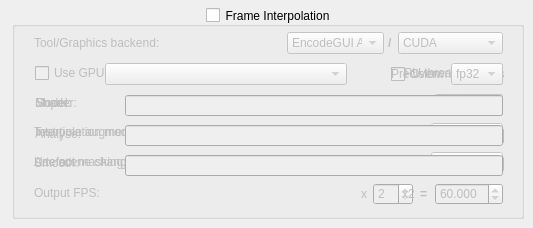
        <widget class="QWidget" name="InterpolationTab">
         <attribute name="title">
          <string>Interpolation</string>
         </attribute>
         <widget class="QGroupBox" name="InterpolationCB">
          <property name="geometry">
           <rect>
            <x>12</x>
            <y>7</y>
            <width>512</width>
            <height>212</height>
           </rect>
          </property>
          <property name="toolTip">
           <string>Enables/disables frame interpolation.</string>
          </property>
          <property name="title">
           <string>Frame Interpolation</string>
          </property>
          <property name="alignment">
           <set>Qt::AlignCenter</set>
          </property>
          <property name="checkable">
           <bool>true</bool>
          </property>
          <property name="checked">
           <bool>false</bool>
          </property>
          <widget class="QComboBox" name="ToolInterpDD">
           <property name="geometry">
            <rect>
             <x>275</x>
             <y>25</y>
             <width>97</width>
             <height>22</height>
            </rect>
           </property>
           <property name="toolTip">
            <string>&lt;html&gt;&lt;head/&gt;&lt;body&gt;&lt;p&gt;The tool to use for interpolation. &lt;/p&gt;&lt;p&gt;Recommended: EncodeGUI AI&lt;/p&gt;&lt;/body&gt;&lt;/html&gt;</string>
           </property>
           <property name="currentText">
            <string>EncodeGUI AI</string>
           </property>
           <property name="currentIndex">
            <number>0</number>
           </property>
           <item>
            <property name="text">
             <string>EncodeGUI AI</string>
            </property>
           </item>
           <item>
            <property name="text">
             <string>RIFE</string>
            </property>
           </item>
           <item>
            <property name="text">
             <string>SVPFlow</string>
            </property>
           </item>
          </widget>
          <widget class="QLabel" name="ToolInterpLabel">
           <property name="geometry">
            <rect>
             <x>22</x>
             <y>28</y>
             <width>130</width>
             <height>16</height>
            </rect>
           </property>
           <property name="text">
            <string>Tool/Graphics backend:</string>
           </property>
          </widget>
          <widget class="QCheckBox" name="UseGPUCB">
           <property name="geometry">
            <rect>
             <x>23</x>
             <y>56</y>
             <width>75</width>
             <height>20</height>
            </rect>
           </property>
           <property name="toolTip">
            <string>Enables/disables using GPU.</string>
           </property>
           <property name="text">
            <string>Use GPU:</string>
           </property>
          </widget>
          <widget class="QComboBox" name="GPUInterpDD">
           <property name="enabled">
            <bool>false</bool>
           </property>
           <property name="geometry">
            <rect>
             <x>93</x>
             <y>56</y>
             <width>242</width>
             <height>22</height>
            </rect>
           </property>
           <property name="toolTip">
            <string>Selects the GPU for frame rendering.</string>
           </property>
          </widget>
          <widget class="QLabel" name="GPUThreadInterpLabel">
           <property name="enabled">
            <bool>false</bool>
           </property>
           <property name="geometry">
            <rect>
             <x>383</x>
             <y>56</y>
             <width>71</width>
             <height>20</height>
            </rect>
           </property>
           <property name="text">
            <string>GPU threads:</string>
           </property>
          </widget>
          <widget class="QComboBox" name="GPUThreadDD">
           <property name="enabled">
            <bool>false</bool>
           </property>
           <property name="geometry">
            <rect>
             <x>454</x>
             <y>56</y>
             <width>37</width>
             <height>22</height>
            </rect>
           </property>
           <property name="toolTip">
            <string>Sets the number of GPU threads for NCNN interpolation.</string>
           </property>
           <property name="currentIndex">
            <number>1</number>
           </property>
           <item>
            <property name="text">
             <string>1</string>
            </property>
           </item>
           <item>
            <property name="text">
             <string>2</string>
            </property>
           </item>
           <item>
            <property name="text">
             <string>3</string>
            </property>
           </item>
           <item>
            <property name="text">
             <string>4</string>
            </property>
           </item>
          </widget>
          <widget class="QLabel" name="ModelInterpLabel">
           <property name="geometry">
            <rect>
             <x>23</x>
             <y>88</y>
             <width>52</width>
             <height>16</height>
            </rect>
           </property>
           <property name="text">
            <string>Model:</string>
           </property>
          </widget>
          <widget class="QComboBox" name="ModelInterpDD">
           <property name="geometry">
            <rect>
             <x>422</x>
             <y>87</y>
             <width>69</width>
             <height>22</height>
            </rect>
           </property>
           <property name="toolTip">
            <string>Sets the model for EncodeGUI AI</string>
           </property>
           <item>
            <property name="text">
             <string>Fastest</string>
            </property>
           </item>
           <item>
            <property name="text">
             <string>Fast</string>
            </property>
           </item>
           <item>
            <property name="text">
             <string>Slow</string>
            </property>
           </item>
          </widget>
          <widget class="QCheckBox" name="SceneChangeCB">
           <property name="geometry">
            <rect>
             <x>478</x>
             <y>147</y>
             <width>25</width>
             <height>20</height>
            </rect>
           </property>
           <property name="toolTip">
            <string>Enables scene change detection to reduce interpolation artefacts.</string>
           </property>
           <property name="text">
            <string/>
           </property>
           <property name="checked">
            <bool>true</bool>
           </property>
          </widget>
          <widget class="QDoubleSpinBox" name="OutputFPSNUD">
           <property name="geometry">
            <rect>
             <x>423</x>
             <y>176</y>
             <width>68</width>
             <height>22</height>
            </rect>
           </property>
           <property name="toolTip">
            <string>The output FPS.</string>
           </property>
           <property name="decimals">
            <number>3</number>
           </property>
           <property name="minimum">
            <double>10.000000000000000</double>
           </property>
           <property name="maximum">
            <double>780.000000000000000</double>
           </property>
           <property name="value">
            <double>60.000000000000000</double>
           </property>
          </widget>
          <widget class="QLabel" name="OutFPSLabel">
           <property name="geometry">
            <rect>
             <x>22</x>
             <y>178</y>
             <width>69</width>
             <height>16</height>
            </rect>
           </property>
           <property name="text">
            <string>Output FPS:</string>
           </property>
          </widget>
          <widget class="QLabel" name="TTALabel">
           <property name="geometry">
            <rect>
             <x>22</x>
             <y>117</y>
             <width>166</width>
             <height>16</height>
            </rect>
           </property>
           <property name="text">
            <string>Test time augmentation (TTA):</string>
           </property>
          </widget>
          <widget class="QLabel" name="SceneChangeLabel">
           <property name="geometry">
            <rect>
             <x>22</x>
             <y>147</y>
             <width>195</width>
             <height>16</height>
            </rect>
           </property>
           <property name="text">
            <string>Use scene change detection:</string>
           </property>
          </widget>
          <widget class="QCheckBox" name="TTACB">
           <property name="geometry">
            <rect>
             <x>478</x>
             <y>119</y>
             <width>22</width>
             <height>20</height>
            </rect>
           </property>
           <property name="toolTip">
            <string>Enables test time augmentation (slow!).</string>
           </property>
           <property name="text">
            <string/>
           </property>
          </widget>
          <widget class="QComboBox" name="BackendDD">
           <property name="geometry">
            <rect>
             <x>386</x>
             <y>25</y>
             <width>105</width>
             <height>22</height>
            </rect>
           </property>
           <property name="toolTip">
            <string>&lt;html&gt;&lt;head/&gt;&lt;body&gt;&lt;p&gt;Sets the graphics processing backend to use for the specified interpolation tool.&lt;/p&gt;&lt;p&gt;Recommended: CUDA&lt;/p&gt;&lt;/body&gt;&lt;/html&gt;</string>
           </property>
           <item>
            <property name="text">
             <string>CUDA</string>
            </property>
           </item>
           <item>
            <property name="text">
             <string>Vulkan (NCNN)</string>
            </property>
           </item>
           <item>
            <property name="text">
             <string>CPU</string>
            </property>
           </item>
          </widget>
          <widget class="QLabel" name="SlashLabel">
           <property name="geometry">
            <rect>
             <x>376</x>
             <y>28</y>
             <width>19</width>
             <height>16</height>
            </rect>
           </property>
           <property name="font">
            <font>
             <bold>true</bold>
            </font>
           </property>
           <property name="text">
            <string>/</string>
           </property>
          </widget>
          <widget class="QLabel" name="ShaderLabel">
           <property name="geometry">
            <rect>
             <x>23</x>
             <y>88</y>
             <width>49</width>
             <height>16</height>
            </rect>
           </property>
           <property name="text">
            <string>Shader:</string>
           </property>
          </widget>
          <widget class="QComboBox" name="RIFEModelVKDD">
           <property name="geometry">
            <rect>
             <x>436</x>
             <y>87</y>
             <width>55</width>
             <height>22</height>
            </rect>
           </property>
           <property name="toolTip">
            <string>Sets the RIFE model to use for NCNN.</string>
           </property>
           <item>
            <property name="text">
             <string>v1.8</string>
            </property>
           </item>
           <item>
            <property name="text">
             <string>v2.4</string>
            </property>
           </item>
           <item>
            <property name="text">
             <string>v3.1</string>
            </property>
           </item>
          </widget>
          <widget class="QComboBox" name="RIFEModelCADD">
           <property name="geometry">
            <rect>
             <x>437</x>
             <y>87</y>
             <width>54</width>
             <height>22</height>
            </rect>
           </property>
           <property name="toolTip">
            <string>Sets the RIFE model to use for CUDA.</string>
           </property>
           <item>
            <property name="text">
             <string>v4.0</string>
            </property>
           </item>
          </widget>
          <widget class="QComboBox" name="ShaderDD">
           <property name="geometry">
            <rect>
             <x>447</x>
             <y>87</y>
             <width>44</width>
             <height>22</height>
            </rect>
           </property>
           <property name="toolTip">
            <string>Sets the SVP shader to use for frame rendering.</string>
           </property>
           <item>
            <property name="text">
             <string>1</string>
            </property>
           </item>
           <item>
            <property name="text">
             <string>2</string>
            </property>
           </item>
           <item>
            <property name="text">
             <string>11</string>
            </property>
           </item>
           <item>
            <property name="text">
             <string>13</string>
            </property>
           </item>
           <item>
            <property name="text">
             <string>21</string>
            </property>
           </item>
           <item>
            <property name="text">
             <string>23</string>
            </property>
           </item>
          </widget>
          <widget class="QCheckBox" name="ParamsCB">
           <property name="geometry">
            <rect>
             <x>379</x>
             <y>57</y>
             <width>118</width>
             <height>20</height>
            </rect>
           </property>
           <property name="toolTip">
            <string>Enables/disables manual entry for SVPFlow params.</string>
           </property>
           <property name="text">
            <string>Overwrite params</string>
           </property>
          </widget>
          <widget class="QLabel" name="EksLabel">
           <property name="geometry">
            <rect>
             <x>349</x>
             <y>179</y>
             <width>20</width>
             <height>16</height>
            </rect>
           </property>
           <property name="text">
            <string>&lt;html&gt;&lt;head/&gt;&lt;body&gt;&lt;p&gt;x&lt;/p&gt;&lt;/body&gt;&lt;/html&gt;</string>
           </property>
          </widget>
          <widget class="QSpinBox" name="InterpFactorNUD">
           <property name="geometry">
            <rect>
             <x>361</x>
             <y>176</y>
             <width>40</width>
             <height>22</height>
            </rect>
           </property>
           <property name="toolTip">
            <string>Sets the interpolation factor for RIFE CUDA.</string>
           </property>
           <property name="minimum">
            <number>2</number>
           </property>
           <property name="maximum">
            <number>10</number>
           </property>
          </widget>
          <widget class="QLabel" name="EqualsLabel">
           <property name="geometry">
            <rect>
             <x>408</x>
             <y>179</y>
             <width>21</width>
             <height>16</height>
            </rect>
           </property>
           <property name="text">
            <string>&lt;html&gt;&lt;head/&gt;&lt;body&gt;&lt;p&gt;&lt;span style=&quot; font-weight:700;&quot;&gt;=&lt;/span&gt;&lt;/p&gt;&lt;/body&gt;&lt;/html&gt;</string>
           </property>
          </widget>
          <widget class="QLabel" name="InterpModeLabel">
           <property name="geometry">
            <rect>
             <x>23</x>
             <y>117</y>
             <width>113</width>
             <height>16</height>
            </rect>
           </property>
           <property name="text">
            <string>Interpolation mode:</string>
           </property>
          </widget>
          <widget class="QComboBox" name="InterpModeDD">
           <property name="geometry">
            <rect>
             <x>419</x>
             <y>116</y>
             <width>72</width>
             <height>22</height>
            </rect>
           </property>
           <property name="toolTip">
            <string>Sets the interpolation mode for SVPFlow.</string>
           </property>
           <item>
            <property name="text">
             <string>Uniform</string>
            </property>
           </item>
           <item>
            <property name="text">
             <string>1m</string>
            </property>
           </item>
           <item>
            <property name="text">
             <string>2m</string>
            </property>
           </item>
           <item>
            <property name="text">
             <string>Auto</string>
            </property>
           </item>
          </widget>
          <widget class="QLabel" name="ArtefactMaskLabel">
           <property name="geometry">
            <rect>
             <x>22</x>
             <y>147</y>
             <width>98</width>
             <height>16</height>
            </rect>
           </property>
           <property name="text">
            <string>Artefact masking:</string>
           </property>
          </widget>
          <widget class="QComboBox" name="ArtefactMaskDD">
           <property name="geometry">
            <rect>
             <x>419</x>
             <y>145</y>
             <width>72</width>
             <height>22</height>
            </rect>
           </property>
           <item>
            <property name="text">
             <string>High</string>
            </property>
           </item>
           <item>
            <property name="text">
             <string>Medium</string>
            </property>
           </item>
           <item>
            <property name="text">
             <string>Low</string>
            </property>
           </item>
           <item>
            <property name="text">
             <string>Off</string>
            </property>
           </item>
          </widget>
          <widget class="QLineEdit" name="SuperTxtBox">
           <property name="geometry">
            <rect>
             <x>113</x>
             <y>88</y>
             <width>378</width>
             <height>21</height>
            </rect>
           </property>
           <property name="toolTip">
            <string>Allows manual entry for super params in SVPFlow.</string>
           </property>
          </widget>
          <widget class="QLabel" name="SuperLabel">
           <property name="geometry">
            <rect>
             <x>24</x>
             <y>88</y>
             <width>74</width>
             <height>16</height>
            </rect>
           </property>
           <property name="text">
            <string>Super:</string>
           </property>
          </widget>
          <widget class="QLabel" name="AnalyseLabel">
           <property name="geometry">
            <rect>
             <x>23</x>
             <y>119</y>
             <width>57</width>
             <height>16</height>
            </rect>
           </property>
           <property name="text">
            <string>Analyse:</string>
           </property>
          </widget>
          <widget class="QLineEdit" name="AnalyseTxtBox">
           <property name="geometry">
            <rect>
             <x>113</x>
             <y>118</y>
             <width>378</width>
             <height>21</height>
            </rect>
           </property>
           <property name="toolTip">
            <string>Allows manual entry for analyse params in SVPFlow.</string>
           </property>
          </widget>
          <widget class="QLabel" name="SmoothLabel">
           <property name="geometry">
            <rect>
             <x>22</x>
             <y>148</y>
             <width>67</width>
             <height>16</height>
            </rect>
           </property>
           <property name="text">
            <string>Smooth:</string>
           </property>
          </widget>
          <widget class="QLineEdit" name="SmoothTxtBox">
           <property name="geometry">
            <rect>
             <x>113</x>
             <y>148</y>
             <width>378</width>
             <height>21</height>
            </rect>
           </property>
           <property name="toolTip">
            <string>Allows manual entry for smooth params in SVPFlow.</string>
           </property>
          </widget>
          <widget class="QLabel" name="PrecisionLabel">
           <property name="geometry">
            <rect>
             <x>379</x>
             <y>59</y>
             <width>57</width>
             <height>16</height>
            </rect>
           </property>
           <property name="text">
            <string>Precision:</string>
           </property>
          </widget>
          <widget class="QComboBox" name="PrecisionDD">
           <property name="geometry">
            <rect>
             <x>439</x>
             <y>56</y>
             <width>52</width>
             <height>22</height>
            </rect>
           </property>
           <property name="toolTip">
            <string>Sets the color precision for the interpolated video.</string>
           </property>
           <item>
            <property name="text">
             <string>fp32</string>
            </property>
           </item>
           <item>
            <property name="text">
             <string>fp16</string>
            </property>
           </item>
          </widget>
          <widget class="QLabel" name="Times2Label">
           <property name="geometry">
            <rect>
             <x>390</x>
             <y>179</y>
             <width>23</width>
             <height>16</height>
            </rect>
           </property>
           <property name="text">
            <string>x2</string>
           </property>
          </widget>
         </widget>
        </widget>
